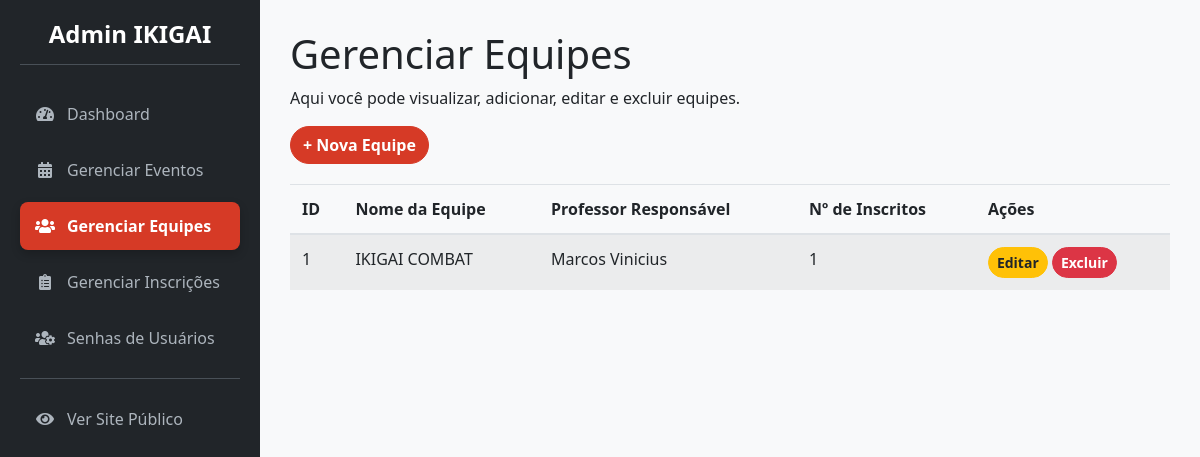
/admin/equipes (signed in), run on the app's committed database.
### app/models.py (models this page shows, shortened)
class Equipe(db.Model):
    __tablename__ = 'equipes'
    id = db.Column(db.Integer, primary_key=True)
    nome_equipe = db.Column(db.String(100), nullable=False, unique=True)
    professor_responsavel = db.Column(db.String(100), nullable=False)
    inscricoes = db.relationship('Inscricao', backref='equipe', lazy=True)

### app/admin/routes.py (the view)
@bp.route('/equipes')
@admin_required
def gerenciar_equipes():
    equipes = Equipe.query.order_by(Equipe.nome_equipe).all()
    return render_template('admin/admin_gerenciar_equipes.html', equipes=equipes)

### app/__init__.py (called while the page is built)
@login_manager.user_loader
def load_user(user_id):
    return models.User.query.get(int(user_id))

### app/admin/routes.py (called while the page is built)
@bp.before_request
def before_request_handler():
    if current_app.config.get('DEBUG') and not current_user.is_authenticated:
        user = User.query.first()
        if user:
            login_user(user)

### app/templates/admin/admin_gerenciar_equipes.html (shortened to what this page needs)
{% extends 'admin/admin_base.html' %}
{% block page_title %}Gerenciar Equipes{% endblock %}
{% block content %}
    <p>Aqui você pode visualizar, adicionar, editar e excluir equipes.</p>
    <a href="{{ url_for('admin.nova_equipe') }}" class="btn btn-primary" style="margin-bottom: 20px;">+ Nova Equipe</a>
    {% if equipes %}
        <div class="table-responsive">
            <table class="table table-striped table-hover">
                <thead>
                <tr>
                    <th>ID</th>
                    <th>Nome da Equipe</th>
                    <th>Professor Responsável</th>
                    <th>Nº de Inscritos</th>
                    <th>Ações</th>
                </tr>
                </thead>
                <tbody>
                {% for equipe_item in equipes %}
                    <tr>
                        <td>{{ equipe_item.id }}</td>
                        <td>{{ equipe_item.nome_equipe }}</td>
                        <td>{{ equipe_item.professor_responsavel }}</td>
                        <td>{{ equipe_item.inscricoes|length }}</td>
                        <td class="action-links">
                            <a href="{{ url_for('admin.editar_equipe', equipe_id=equipe_item.id) }}"
                               class="btn btn-warning btn-sm">Editar</a>
                            <form action="{{ url_for('admin.excluir_equipe', equipe_id=equipe_item.id) }}" method="POST"
                                  style="display:inline;"
                                  onsubmit="return confirm('Tem certeza que deseja excluir esta equipe?');">
                                <button type="submit" class="btn btn-danger btn-sm">Excluir</button>
                            </form>
                        </td>
                    </tr>
                {% endfor %}
                </tbody>
            </table>
        </div>
    {% else %}
        <p>Nenhuma equipe cadastrada ainda.</p>
    {% endif %}
{% endblock %}

### app/static/css/admin_styles.css (style rules this page uses)
:root { --primary-red: rgb(214, 58, 38); --dark-red: rgb(180, 45, 28); --admin-bg: #f8f9fa; --sidebar-bg: #212529; --sidebar-link-color: #adb5bd; --sidebar-link-hover-color: #fff; --shadow: 0 4px 20px rgba(0, 0, 0, 0.08); --border-radius: 12px; --font-family: 'Segoe UI', Tahoma, Geneva, Verdana, sans-serif; }
body { background-color: var(--admin-bg); font-family: var(--font-family); }
.btn { border-radius: 25px; font-weight: 600; }
.btn-primary { background-color: var(--primary-red); border-color: var(--primary-red); }

### data on the page
Equipe: id "1", nome_equipe "IKIGAI COMBAT", professor_responsavel "Marcos Vinicius", inscricoes|length "1"
